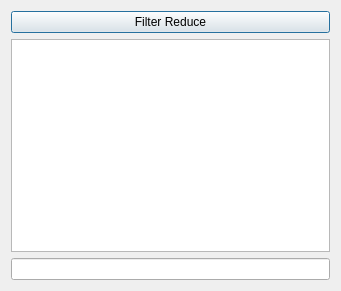
<?xml version="1.0" encoding="UTF-8"?>
<ui version="4.0">
 <class>Dialog</class>
 <widget class="QDialog" name="Dialog">
  <property name="geometry">
   <rect>
    <x>0</x>
    <y>0</y>
    <width>341</width>
    <height>291</height>
   </rect>
  </property>
  <property name="windowTitle">
   <string>Dialog</string>
  </property>
  <layout class="QVBoxLayout" name="verticalLayout">
   <item>
    <widget class="QPushButton" name="pushButton">
     <property name="text">
      <string>Filter Reduce</string>
     </property>
    </widget>
   </item>
   <item>
    <widget class="QListWidget" name="listWidget"/>
   </item>
   <item>
    <widget class="QLineEdit" name="lineEdit"/>
   </item>
  </layout>
 </widget>
 <layoutdefault spacing="6" margin="11"/>
 <resources/>
 <connections/>
</ui>
